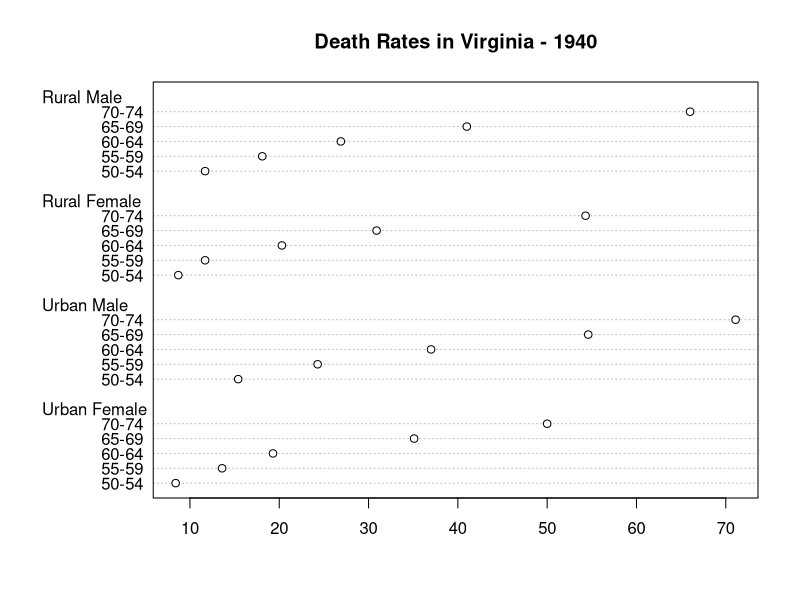

Write the R code that produced this figure.
# ---
# title: "borders"
# author: "Dean Koch"
# date: "June 10, 2020"
# output: github_document
# ---
#
#' This is the initial setup script for reproducing the rasterbc dataset. 
#' It downloads some shapefiles to define BC borders, sets up config for preprocessing.
#' 
#' The geographical projection system is set to match the one used in the `bcmaps` package (Albers NAD83, standard in BC). 
#' Resolution and extent are set to match hectaresBC.org and extents are defined for each individual output tile (10km x 10km mapsheet).
#' 
#' 
#' 





## here is a regular code comment, that will remain as such
summary(VADeaths)

#' Here's some more prose. I can use usual markdown syntax to make things
#' **bold** or *italics*. Let's use an example from the `dotchart()` help to
#' make a Cleveland dot plot from the `VADeaths` data. I even bother to name
#' this chunk, so the resulting PNG has a decent name.
#+ dotchart
dotchart(VADeaths, main = "Death Rates in Virginia - 1940")

# ---
# R script (markdown render-ready)
# rmarkdown::render(here('src_borders.R'), run_pandoc=FALSE, clean=TRUE)
# ---